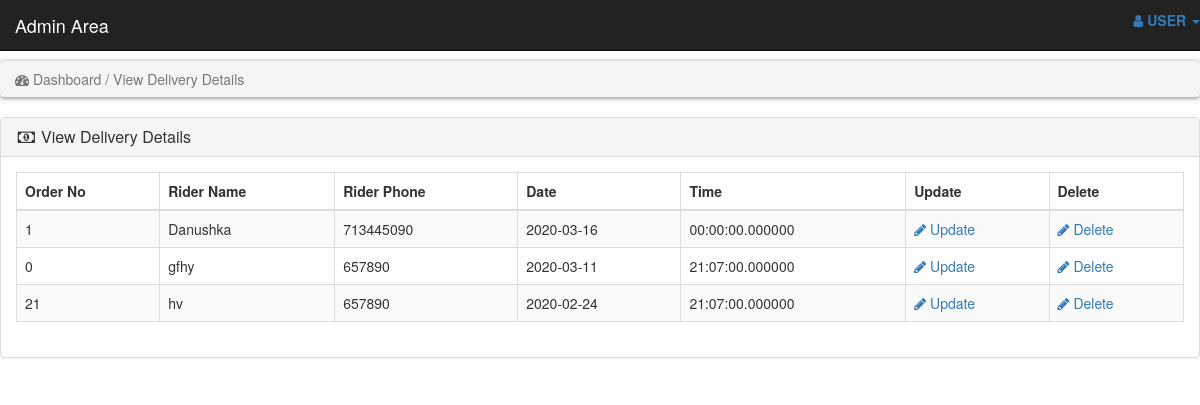
Screenshot of /admin_area/view_delivery.php with the database file from the repository.
### tables this page shows
CREATE TABLE IF NOT EXISTS `order_delivery` (
  `OrderNO` int(50) NOT NULL,
  `Rider_Name` varchar(255) NOT NULL,
  `Rider_Phone_No` int(50) NOT NULL,
  `DeliveredDate` date NOT NULL,
  `DeliveredTime` time(6) NOT NULL,
  KEY `OrderNO` (`OrderNO`)
);

### admin_area/view_delivery.php (the view, shortened to what this page needs)
<!DOCTYPE html>
<html lang="en">
<head>
    <link rel="stylesheet" href="style.css">
    <link rel="stylesheet" href="https://maxcdn.bootstrapcdn.com/bootstrap/3.4.1/css/bootstrap.min.css">
    <link rel="stylesheet" href="https://cdnjs.cloudflare.com/ajax/libs/font-awesome/4.7.0/css/font-awesome.min.css">
</head>
<body>
<?php
include("includes/header.php");
?>
<br>
<div class="row">
    <div class="col-lg-12">
       <ol class="breadcrumb">
            <li class="active">
                <i class="fa fa-dashboard"></i> Dashboard / View Delivery Details
            </li>
        </ol>
    </div>
</div>
<div class="row">
    <div class="col-lg-12">
        <div class="panel panel-default">
            <div class="panel-heading">
                <h3 class="panel-title">
                    <i class="fa fa-money fa-fw"></i> View Delivery Details
                </h3>
            </div>
            <div class="panel-body">
                <div class="table-responsive">
                    <table class="table table-striped table-bordered table-hover">
                        <thead>
                            <tr>
                                <th>Order No</th>
                                <th>Rider Name</th>
                                <th>Rider Phone</th>
                                <th>Date</th>
                                <th>Time</th>
                                <th>Update</th>
                                 <th>Delete</th>
                            </tr>
                        </thead>
                        <tbody>
                            <?php
                            $get_Delivery = "select * from order_delivery";
                            $run_Delivery = mysqli_query($con,$get_Delivery);
                            while($row_Delivery=mysqli_fetch_array($run_Delivery)){
                                $order_no = $row_Delivery['OrderNO'];
                                $rider_name = $row_Delivery['Rider_Name'];
                                $rider_phone = $row_Delivery['Rider_Phone_No'];
                                 $date = $row_Delivery['DeliveredDate'];
                                  $time = $row_Delivery['DeliveredTime'];
                               ?>
                               <tr>
                                    <td><?php echo $order_no; ?></td>
                                    <td><?php echo $rider_name; ?></td>
									<td><?php echo $rider_phone; ?></td>
                                    <td><?php echo $date ; ?></td>
                                    <td><?php echo $time ; ?></td>
                                    <td>
                                         <a href="update_delivery.php?edit_delivery=<?php echo $order_no ; ?>">
                                        <i class="fa fa-pencil"></i> Update
                                        </a>
                                    </td>
                                    <td>
                                         <a href="delete_delivery.php?delete_delivery=<?php echo $order_no ; ?>">
                                        <i class="fa fa-pencil"></i> Delete
                                        </a>
                                    </td>
                               </tr>
                            <?php } ?>
                        </tbody>
                    </table>
                </div>
            </div>
</div>
            </div>
    </div>
</body>
</html>

### style.css (style rules this page uses)
* body { font-size: 14px; line-height: 1.42857143; color: #333333; background: #f0f0f0; overflow-x: hidden; }
.breadcrumb { padding: 8px 15px; margin-bottom: 20px; background: #ffffff; border-radius: 5px; box-shadow: 0px 1px 5px rgba(0, 0, 0, .5); }

### rows the page displays
order_delivery: OrderNO "1", Rider_Name "Danushka", Rider_Phone_No "713445090", DeliveredDate "2020-03-16", DeliveredTime "00:00:00.000000"
order_delivery: OrderNO "0", Rider_Name "gfhy", Rider_Phone_No "657890", DeliveredDate "2020-03-11", DeliveredTime "21:07:00.000000"
order_delivery: OrderNO "21", Rider_Name "hv", Rider_Phone_No "657890", DeliveredDate "2020-02-24", DeliveredTime "21:07:00.000000"
